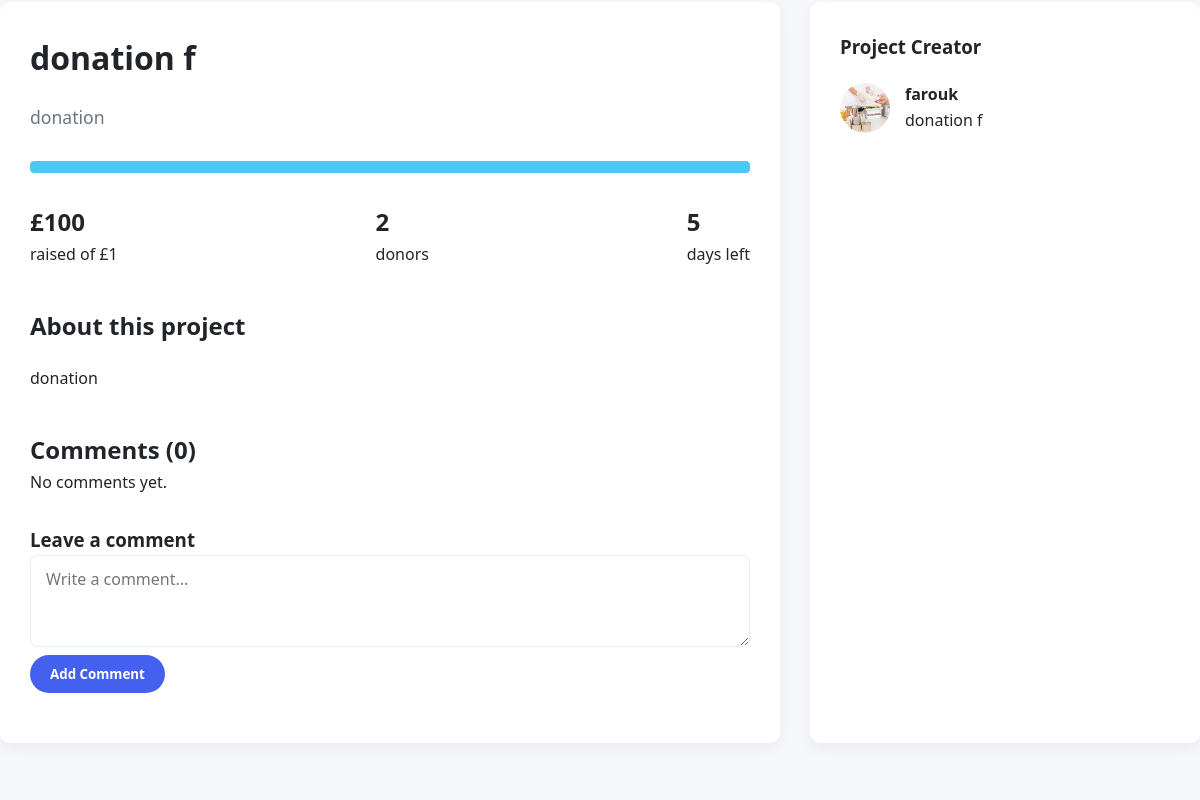
Page /projects/donation-f/ (signed in, middle part) on the earlier database version.
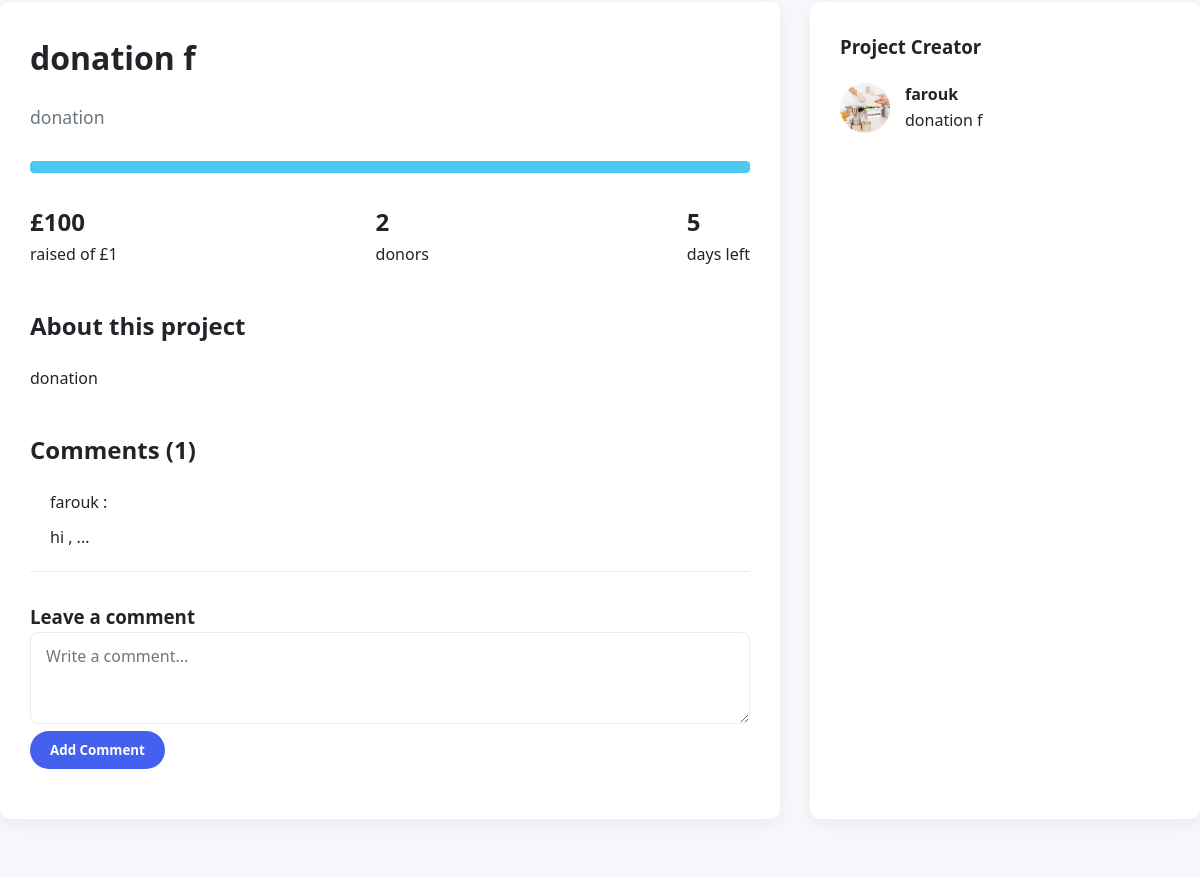
Same page on the later database version.
### pages/models.py (models this page shows, shortened)
class Projects(models.Model):
    owner = models.ForeignKey(User, on_delete=models.CASCADE, related_name='projects')
    title = models.CharField(max_length=100)
    description = models.TextField()
    image = models.ImageField(upload_to='projects/%Y/%m/%d/')
    funded_amount = models.DecimalField(max_digits=10, decimal_places=2)
    donatuion_amount = models.DecimalField(max_digits=10, decimal_places=2)
    donors = models.IntegerField(blank=True, null=True)
    days_left = models.IntegerField(blank=True, null=True)
    about_project = models.TextField(blank=True, null=True)
    amount_goal = models.DecimalField(max_digits=10, decimal_places=2 ,blank=True, null=True)
    start_date = models.DateField(blank=True, null=True)
    end_date = models.DateField(blank=True, null=True)
    category = models.ForeignKey('Categories', on_delete=models.CASCADE, related_name='projects')
    slug = models.SlugField(null=True, blank=True)
    class Meta:
        verbose_name = 'Project'
        verbose_name_plural = 'Projects'

class Comment(models.Model):
    project = models.ForeignKey(Projects, on_delete=models.CASCADE, related_name="comments")
    user = models.ForeignKey(User, on_delete=models.CASCADE)
    body = models.TextField()
    created_at = models.DateTimeField(auto_now_add=True)

### pages/views.py (the view)
# urls.py: path('projects/<str:slug>/', views.project_detail, name='project_detail'),
@login_required
def project_detail(request, slug):
    project = Projects.objects.get(slug=slug)
    comments = project.comments.all()
    if request.method == "POST" and request.user.is_authenticated:
        body = request.POST.get("body")
        if body:
            Comment.objects.create(project=project, user=request.user, body=body)
            return redirect("project_detail", slug=project.slug)
    return render(request, 'pages/project_detail.html', {'project' : project , "comments": comments})

### templates/pages/project_detail.html (shortened to what this page needs)
{% extends "base.html" %}
{% block content %}
    <div id="project-detail" class="page">
        <div class="container project-detail">
            <div class="project-info">
                <div class="project-main">
                    <h1>{{ project.title }}</h1>
                    <p class="project-description" style="margin: 20px 0; font-size: 1.1rem;">
                        {{ project.description }}
                    </p>
                    <div class="project-progress" style="height: 12px; margin: 30px 0;">
                        <div class="progress-bar" style="width: {{ project.funded_amount|floatformat:0 }}%;"></div>
                    </div>
                    <div style="display: flex; justify-content: space-between; margin-bottom: 30px;">
                        <div>
                            <div style="font-size: 1.5rem; font-weight: bold;">£{{ project.funded_amount|floatformat:0 }}</div>
                            <div>raised of £{{ project.amount_goal|floatformat:0 }}</div>
                        </div>
                        <div>
                            <div style="font-size: 1.5rem; font-weight: bold;">{{ project.donors }}</div>
                            <div>donors</div>
                        </div>
                        <div>
                            <div style="font-size: 1.5rem; font-weight: bold;">{{ project.days_left }}</div>
                            <div>days left</div>
                        </div>
                    </div>
                    <div style="margin-top: 40px;">
                        <h2>About this project</h2>
                        <p style="margin: 20px 0;">
                            {{ project.about_project }}
                        </p>
                    </div>
                    <div class="comments-section">
                        <h2>Comments ({{comments.count}})</h2>
                        {% for comment in comments %}
                        <div class="comment">
                            <div class="comment-header">
                                <div>
                                    <div>{{ comment.user.username }} :</div>
                                </div>
                            </div>
                            <p>{{ comment.body }}</p>
                        </div>
                        {% empty %}
                            <div>No comments yet.</div>
                        {% endfor %}
                        <div style="margin-top: 30px;">
                            <h3>Leave a comment</h3>
                            <div class="form-group">
                            {% if user.is_authenticated %}
                                <form method="post">
                                    <textarea class="form-control" name="body" rows="3" placeholder="Write a comment..."></textarea><br>
                                    <button type="submit" class="btn btn-primary">Add Comment</button>
                                </form>
                                {% else %}
                                    <p><a href="{% url 'login' %}">Login</a> to comment.</p>
                            {% endif %}
                            </div>
                        </div>
                    </div>
                </div>
                <div class="project-sidebar">
                    <h3>Project Creator</h3>
                    <div style="display: flex; align-items: center; margin: 20px 0;">
                        <img src="{{project.image.url}}" alt="Creator" style="width: 50px; height: 50px; border-radius: 50%; margin-right: 15px;">
                        <div>
                            <div style="font-weight: bold;">{{project.owner}}</div>
                            <div>{{project.title}}</div>
                        </div>
                    </div>
                </div>
            </div>
        </div>
    </div>
</body>
</html>
{% endblock content %}

Differences in the rows shown:
computed for Projects "donation f": count "0" → "1"
added Comment: user.username "farouk", body "hi , ..."
Other differences:
text no longer shown: "No comments yet."
